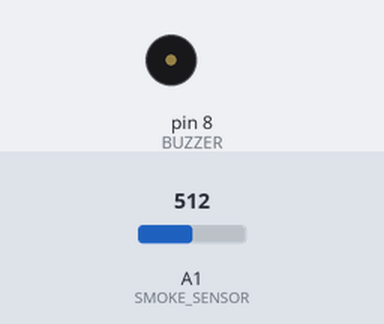
Recording of a sketch running on a simulated Arduino Uno, built with avr-gcc and run on an emulated ATmega328P. On the bench: buzzer (waves = sounding, pin HIGH). The inputs (shaded band) are chosen by the test bench; at power-on: A1 (SMOKE_SENSOR) = 512. What the sketch prints to the serial monitor is not drawn.

Above: at 1.8 s.
1.9 s: A1 (SMOKE_SENSOR) set to 171
5.4 s: A1 (SMOKE_SENSOR) set to 150
At 6.7 s:
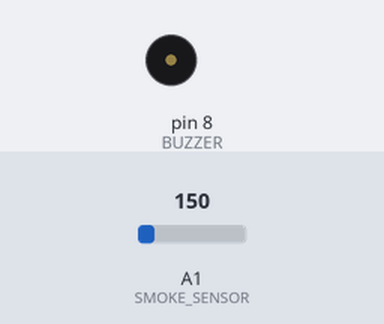
7.0 s: A1 (SMOKE_SENSOR) set to 170
At 7.4 s:
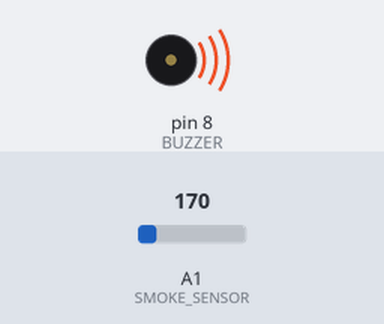
11.0 s: A1 (SMOKE_SENSOR) set to 122
At 12.1 s:
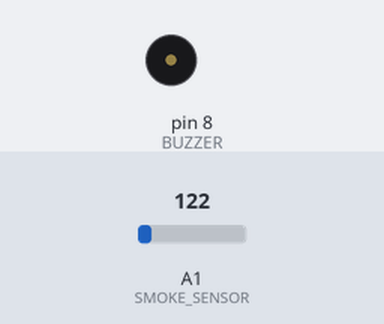
Timing chart, 0 to 13.5 s (numbered marks = the images above; inputs shaded):
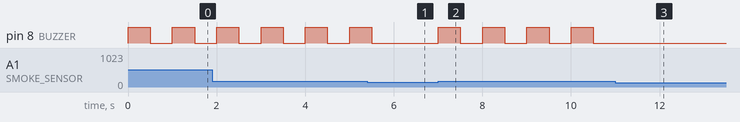

The sketch:

yanwu1.ino
```cpp
#include <Arduino.h>

/*定义烟雾传感器A0引脚*/
#define SMOKE_SENSOR A1
/*初始化烟雾值*/
unsigned int SMOKE_VALUE = 0;
/*设置引脚*/
int BUZZER = 8;      //蜂鸣器引脚
/*初始化部分*/
void setup()
{
  pinMode(BUZZER,OUTPUT);
  Serial.begin(9600);   //设置串口监视器波特率9600
}

void loop()
{
  /*烟雾检测部分*/
  SMOKE_VALUE = analogRead(SMOKE_SENSOR);    //读取A0口烟雾数值
  Serial.print("烟雾值 = ");
  Serial.println(SMOKE_VALUE);
   /*判断是否超过检测阀值*/
   if (SMOKE_VALUE > 160)
  {
    Serial.println("超出当前烟雾检测阀值！");
    digitalWrite(BUZZER,HIGH);
    delay(500);
    digitalWrite(BUZZER,LOW);
  }
    delay(500);
}
```

Measured:
- the behaviour switches between 161 and 160 on A1 (SMOKE_SENSOR) (found by bisection; images 0 and 1)
- after the input at 5.4 s, pin 8 (BUZZER): goes on until 5.5 s, then stays LOW
- after the input at 7.0 s, pin 8 (BUZZER): alternates HIGH for 0.50 s and LOW for 0.50 s, starting at once
- after the input at 11.0 s, pin 8 (BUZZER): stops changing and stays LOW
- by itself, pin 8 (BUZZER): alternates HIGH for 0.50 s and LOW for 0.50 s
